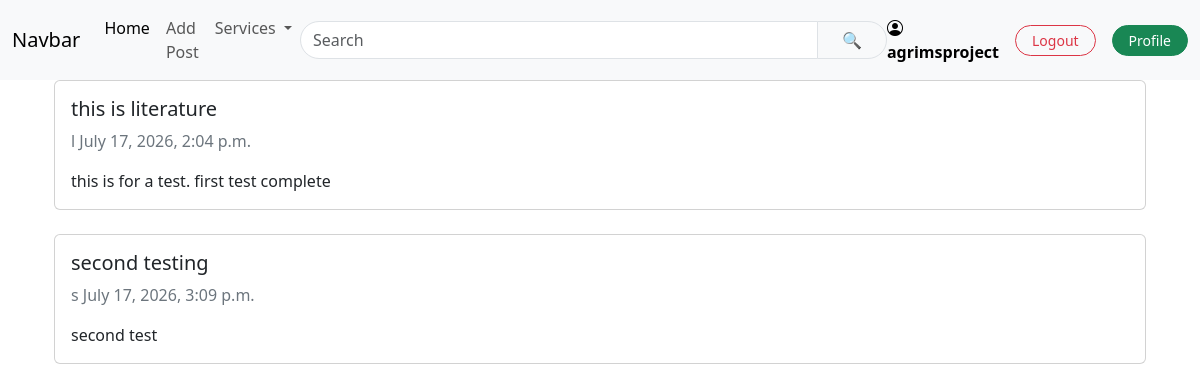
The page /all_post/ (signed in) on the database its author committed.
### firstapp/models.py (models this page shows, shortened)
class Posts(models.Model):
    POST_CHOICES=[
        ('l','literature'),
        ('s','sports'),
        ('t','technology')
    ]
    class Meta:
        verbose_name='Post'
        verbose_name_plural='Posts'
    category=models.CharField(choices=POST_CHOICES)
    title=models.CharField(max_length=200)
    image_url=models.URLField(null=True, blank=True)
    status=models.CharField(max_length=20)
    content=models.TextField()
    slug=models.CharField(unique=True)
    created_at=models.DateTimeField(auto_now_add=True)
    updated_at=models.DateTimeField(auto_now=True)
    created_by=models.ForeignKey(settings.AUTH_USER_MODEL,on_delete=models.CASCADE, null=True, blank=True)

### firstapp/views.py (the view)
# urls.py: path('all_post/',views.get_post_view,name='all_post'),
@login_required
def get_post_view(request):
     posts=Posts.objects.all()
     error_message ="something went wrong."
     return render(request, "firstapp/all_post.html", {"posts": posts,"error_message" : error_message})

### firstapp/templates/firstapp/all_post.html (shortened to what this page needs)
{%extends "firstapp/index.html"%}
{%block content%}
{%if posts%}
{%for post in posts%}
<main class="container">
    <a href="{%url 'post_detail' post.id%}" class="text-decoration-none">
        <div class="card mb-4">
            <div class="card-body">
            <h5 class="card-title">{{post.title}}</h5>
                <p class="text-secondary">
                    <span>{{post.category}}</span>
                    <span>{{post.created_at}}</span>
                </p>
                 <p class="card-text">{{post.content|truncatewords:20}}</p>
            </div>
        </div>
    </a>
</main>
{%endfor%}
{%else%}
<p>no post available</p>
{{error_message}}
{%endif%}
{%endblock content%}

### firstapp/templates/firstapp/index.html (shortened to what this page needs)
{%load static%}
<!doctype html>
<html lang="en">
  <head>
<link rel="stylesheet" href="{%static 'firstapp/style.css'%}">
<link rel="stylesheet" href="https://cdn.jsdelivr.net/npm/bootstrap-icons@1.11.3/font/bootstrap-icons.min.css">
<link href="https://cdn.jsdelivr.net/npm/bootstrap@5.3.8/dist/css/bootstrap.min.css" rel="stylesheet">
  </head>
  <body>
 <nav class="navbar navbar-expand-lg bg-body-tertiary">
  <div class="container-fluid">
    <a class="navbar-brand" href="{%url 'html_view'%}">Navbar</a>
    <div class="collapse navbar-collapse" id="navbarSupportedContent">
      <ul class="navbar-nav me-auto mb-2 mb-lg-0">
        <li class="nav-item">
          <a class="nav-link active" aria-current="page" href="#">Home</a>
        </li>
        <li class="nav-item">
          <a class="nav-link" href="{%url 'create_post'%}">Add Post</a>
        </li>
        <li class="nav-item dropdown">
          <a class="nav-link dropdown-toggle" href="#" role="button" data-bs-toggle="dropdown" aria-expanded="false">
            Services
          </a>
        </li>
      </ul>
      <form class="d-flex mx-auto" role="search" style="max-width: 600px; width: 100%;" action="{%url 'search' %}">
         <div class="input-group">
        <input
            class="form-control rounded-start-pill"
            type="search"
            placeholder="Search"
            aria-label="Search"
            name="q"
             value="{{query}}"
             >
        <button
            class="btn btn-light border rounded-end-pill px-4"
            type="submit">
            🔍
        </button>
       </div>
      </form>
      <div class="d-flex align-items-center gap-3">
        {%if request.user.is_authenticated%}
        <span class="text-black fw-semibold"><i  class="bi bi-person-circle"></i>{{request.user.username}}</span>
          <form method="post" action={%url 'logout'%} class="mb-0">
            <button type="submit"  class="btn btn-outline-danger btn-sm rounded-pill px-3">
              Logout
            </button>
          </form>
          <a href="{%url 'profile_view'%}" class="btn btn-success btn-sm rounded-pill px-3">Profile</a>
        {%else%}
          <a href="{%url 'login' %}"  class="btn btn-success btn-sm rounded-pill px-3">login</a>
          <a href="{%url 'signup' %}"  class="btn btn-success btn-sm rounded-pill px-3">signup</a>
        {%endif%}
      </div>
    </div>
  </div>
</nav>
    <main class="container">
        {%block content%}{%endblock content%}
    </main>
</html>

### rows shown on the page
Posts: title "this is literature", category "l", created_at "July 17, 2026, 2:04 p.m.", content "this is for a test. first test complete"
Posts: title "second testing", category "s", created_at "July 17, 2026, 3:09 p.m.", content "second test"

### other values the page prints
{{ request.user.username }} "agrimsproject"
